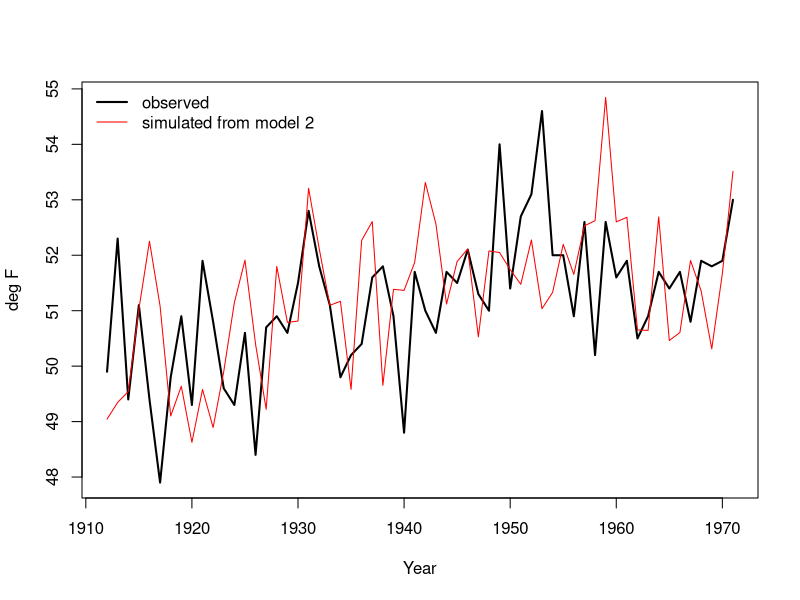
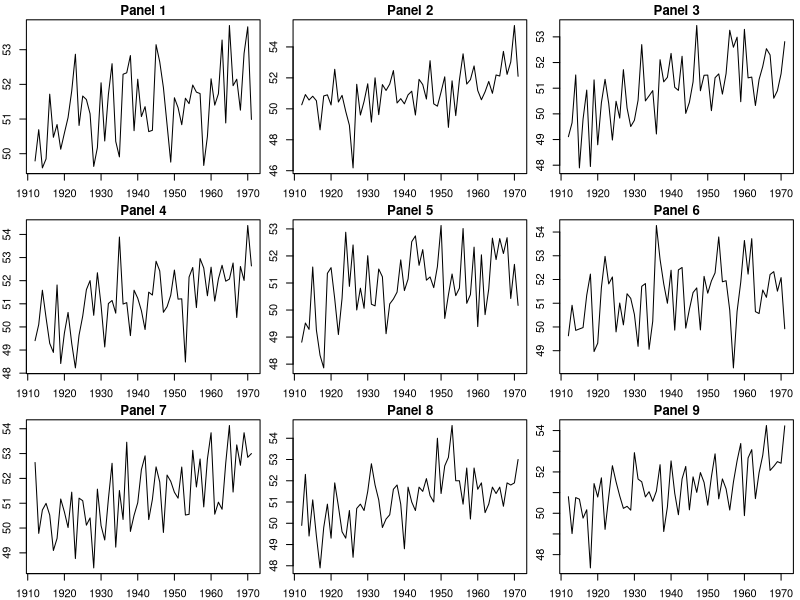
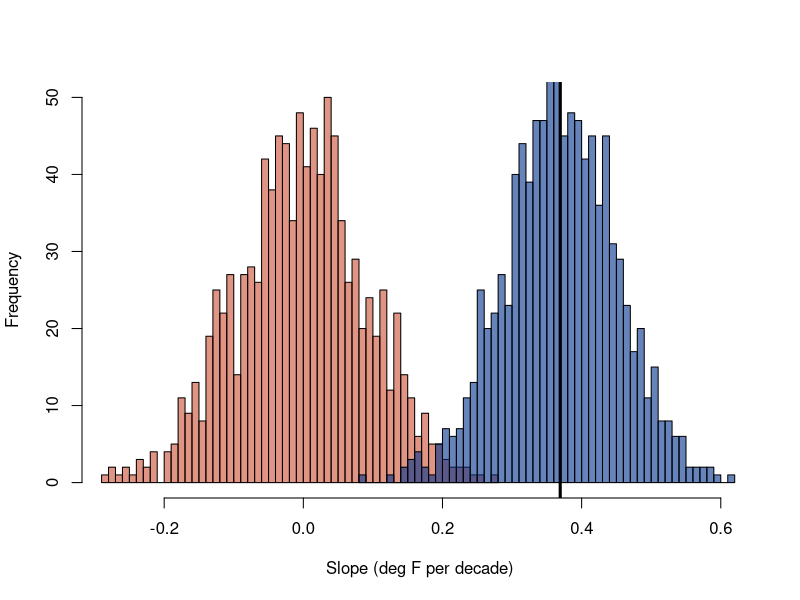

Write R code to recreate these figures, in order.
## ---- chunk 1
knitr::opts_chunk$set(echo = TRUE, message = FALSE, warning = FALSE,
                      fig.width = 7, fig.height = 4)
## ---- chunk 2
data(nhtemp)
nh <- data.frame(year = as.numeric(time(nhtemp)), temp = as.numeric(nhtemp))
n  <- nrow(nh)
m1 <- lm(temp ~ 1, data = nh)
m2 <- lm(temp ~ year, data = nh)
sig1 <- summary(m1)$sigma
sig2 <- summary(m2)$sigma
## ---- chunk 3
set.seed(2027)                                   # makes the draw reproducible
y_star <- fitted(m2) + rnorm(n, mean = 0, sd = sig2)
plot(nh$year, nh$temp, type = "l", lwd = 2, xlab = "Year", ylab = "deg F",
     ylim = range(nh$temp, y_star))
lines(nh$year, y_star, col = "red")
legend("topleft", c("observed", "simulated from model 2"),
       col = c("black", "red"), lwd = c(2, 1), bty = "n")
## ---- chunk 4
set.seed(2027)
pos <- sample(1:9, 1)
op <- par(mfrow = c(3, 3), mar = c(2, 2, 1.5, 0.5))
for (k in 1:9) {
  yk <- if (k == pos) nh$temp else fitted(m2) + rnorm(n, 0, sig2)
  plot(nh$year, yk, type = "l", main = paste("Panel", k), xlab = "", ylab = "")
}
par(op)
pos                                              # reveal after the discussion
## ---- chunk 5
set.seed(2027)
B <- 1000
slope_m1 <- replicate(B, coef(lm(rnorm(n, coef(m1), sig1) ~ nh$year))[2])
slope_m2 <- replicate(B, coef(lm(fitted(m2) + rnorm(n, 0, sig2) ~ nh$year))[2])
b1_obs <- unname(coef(m2)[2])
c(observed = b1_obs, max_under_m1 = max(slope_m1),
  share_m1_at_least_obs = mean(slope_m1 >= b1_obs))
c(mean_m2 = mean(slope_m2), sd_m2 = sd(slope_m2),
  se_from_lm = summary(m2)$coefficients["year", "Std. Error"])

hist(10 * slope_m1, breaks = 40, xlim = 10 * range(slope_m1, slope_m2),
     col = rgb(0.8, 0.3, 0.2, 0.6), main = "", xlab = "Slope (deg F per decade)")
hist(10 * slope_m2, breaks = 40, col = rgb(0, 0.2, 0.55, 0.6), add = TRUE)
abline(v = 10 * b1_obs, lwd = 3)
## ---- chunk 6
set.seed(2027)
mu  <- mean(nh$temp)
sig <- sd(nh$temp)
ns  <- c(10, 30, 100, 300, 1000)
vu <- t(sapply(ns, function(nn) {
  sims <- replicate(500, { z <- rnorm(nn, mu, sig); c(mean(z), sd(z)) })
  c(n = nn,
    variability = mean(sims[2, ]),               # average sample SD: stays near sigma
    uncertainty = sd(sims[1, ]),                 # SD of the 500 sample means
    sigma_over_sqrt_n = sig / sqrt(nn))
}))
round(vu, 3)
